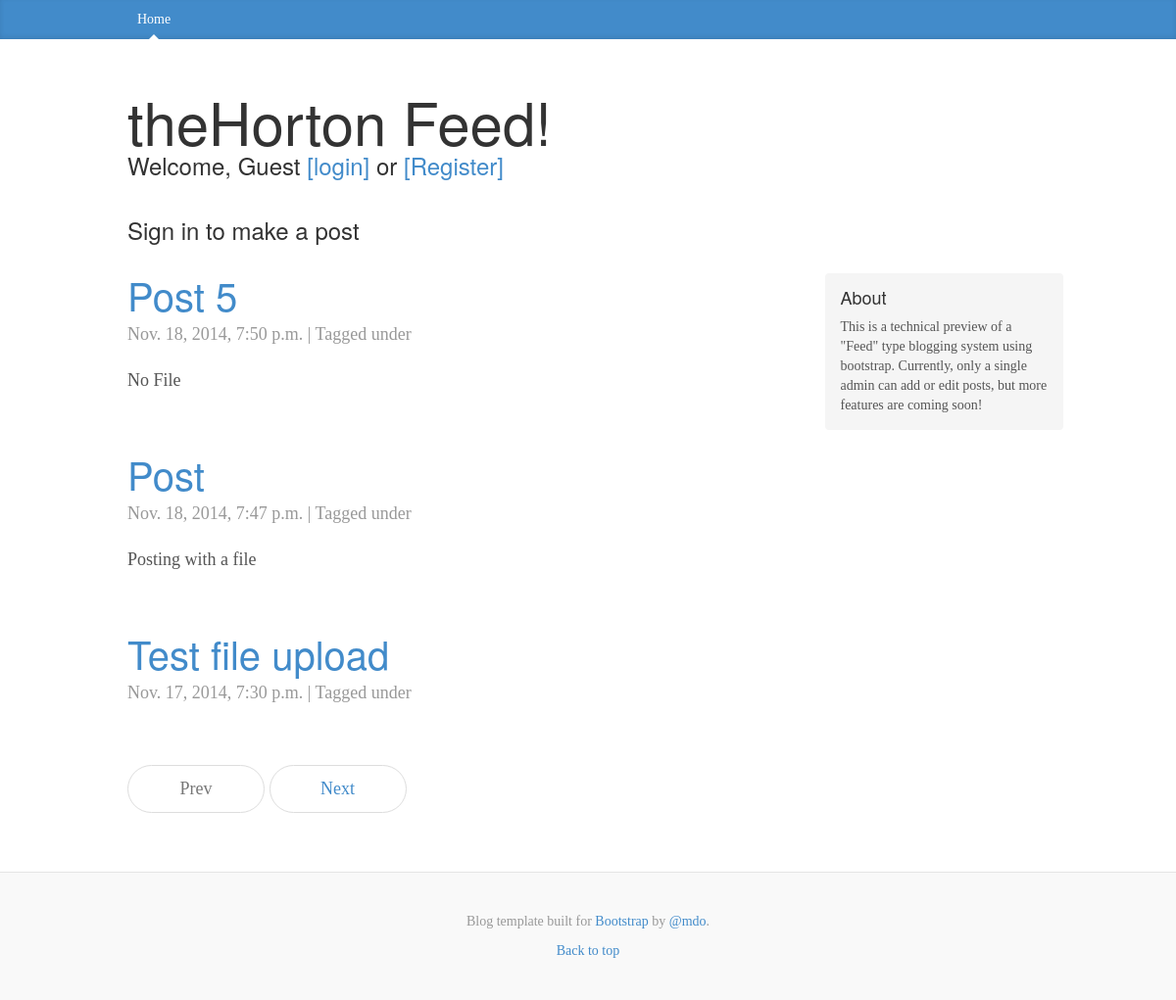
The page / on the database its author committed.
### blog/models.py (models this page shows, shortened)
class Entry(models.Model):
    title = models.CharField(max_length=200)
    slug = models.SlugField(max_length=200, unique=True)
    body = models.CharField(max_length=1000, default = " ")
    publish = models.BooleanField(default=True)
    created = models.DateTimeField(auto_now_add=True)
    modified = models.DateTimeField(auto_now=True)
    myUploadFile = models.ForeignKey(UploadFile)
    body = models.TextField()
    objects = EntryQuerySet.as_manager()
    class Meta:
        verbose_name = "Blog Entry"
        verbose_name_plural = "Blog Entries"
        ordering = ["-created"]

### blog/views.py (the view)
# urls.py: url(r'^$', views.BlogIndex.as_view(), name="index"),
class BlogIndex(generic.ListView):
    queryset = models.Entry.objects.published()
    template_name = "home.html"
    paginate_by = 3

### templates/home.html
{% extends "base.html" %}
{% load django_markdown %}
{% block blog_entries %}
{% for object in object_list %}
  <div class="post">
    <h2><a href="{% url "entry_detail" slug=object.slug %}">{{ object.title }}</a></h2>
    <p class="meta">
      {{ object.created }} |
      Tagged under {{  object.tags.all|join:", " }}
    </p>
    {{ object.body|markdown }}
  </div>
{% endfor %}
{% endblock %}

### static/css/blog.css (style rules this page uses)
body { font-family: Georgia, "Times New Roman", Times, serif; color: #555; }
h1, .h1, h2, .h2, h3, .h3, h4, .h4, h5, .h5, h6, .h6 { margin-top: 0; font-family: "Helvetica Neue", Helvetica, Arial, sans-serif; font-weight: normal; color: #333; }
.post { margin-bottom: 60px; }
div.post h2:first-child { margin-bottom: 5px; font-size: 40px; }
.meta { margin-bottom: 20px; color: #999; }

### rows shown on the page
Entry: title "Post 5", created "Nov. 18, 2014, 7:50 p.m.", body "No File"
Entry: title "Post", created "Nov. 18, 2014, 7:47 p.m.", body "Posting with a file"
Entry: title "Test file upload", created "Nov. 17, 2014, 7:30 p.m."
